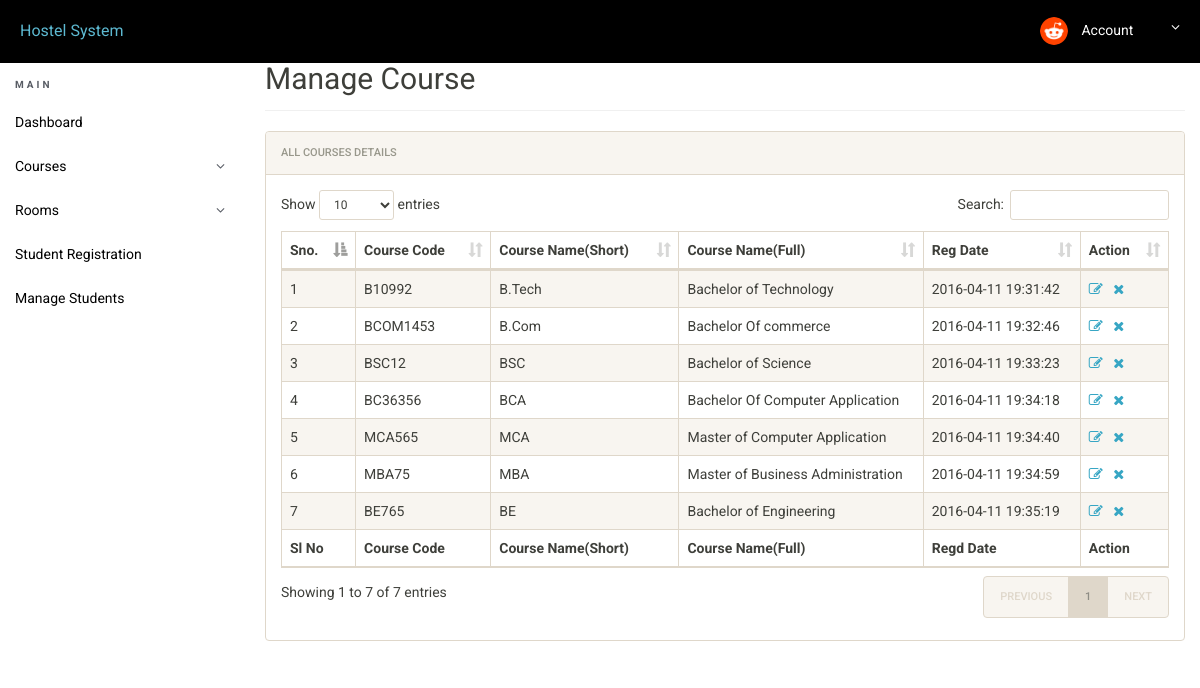
Before: /hostel/admin/manage-courses.php (signed in) with the older database file.
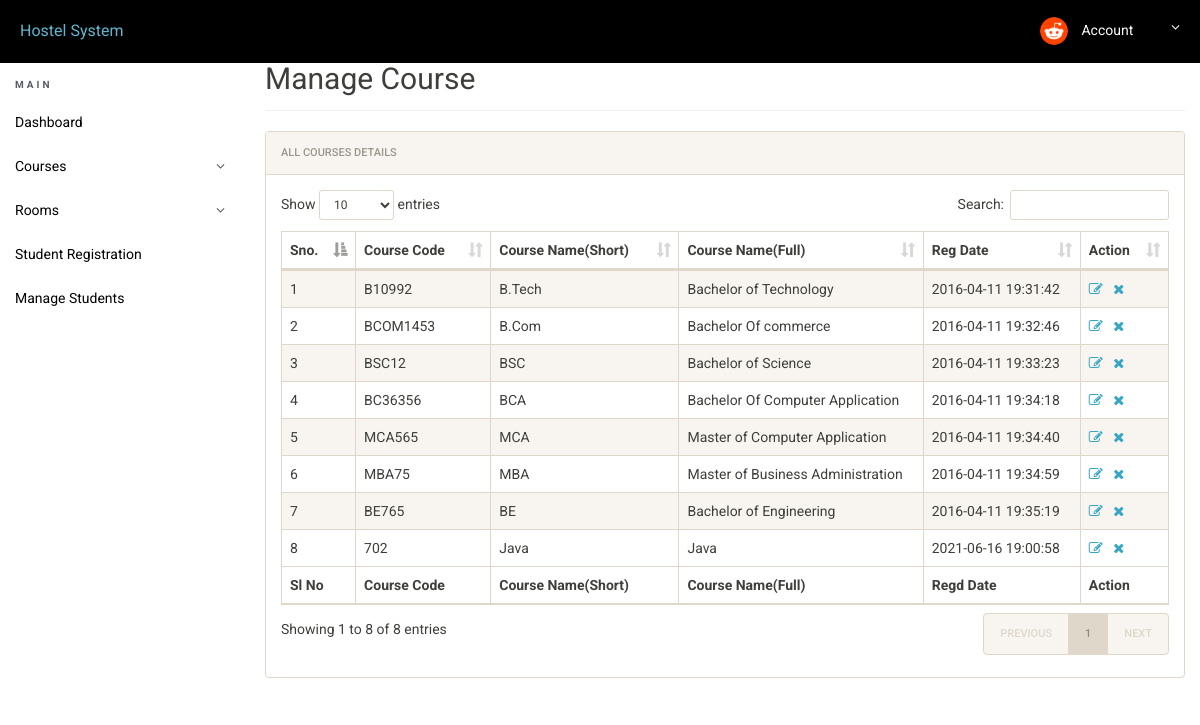
After: the same page with the newer database file.
### tables this page shows
CREATE TABLE `courses` (
  `id` int(11) NOT NULL,
  `course_code` varchar(255) DEFAULT NULL,
  `course_sn` varchar(255) DEFAULT NULL,
  `course_fn` varchar(255) DEFAULT NULL,
  `posting_date` timestamp NULL DEFAULT current_timestamp()
);

### hostel/admin/manage-courses.php (the view, shortened to what this page needs)
<?php
include('includes/config.php');
?>
<!doctype html>
<html lang="en" class="no-js">
<head>
	<link rel="stylesheet" href="css/font-awesome.min.css">
	<link rel="stylesheet" href="css/bootstrap.min.css">
	<link rel="stylesheet" href="css/dataTables.bootstrap.min.css">
	<link rel="stylesheet" href="css/bootstrap-social.css">
	<link rel="stylesheet" href="css/bootstrap-select.css">
	<link rel="stylesheet" href="css/fileinput.min.css">
	<link rel="stylesheet" href="css/awesome-bootstrap-checkbox.css">
	<link rel="stylesheet" href="css/style.css">
</head>
<body>
	<?php include('includes/header.php');?>
	<div class="ts-main-content">
			<?php include('includes/sidebar.php');?>
		<div class="content-wrapper">
			<div class="container-fluid">
				<div class="row">
					<div class="col-md-12">
						<h2 class="page-title" style="margin-top:4%">Manage Course</h2>
						<div class="panel panel-default">
							<div class="panel-heading">All Courses Details</div>
							<div class="panel-body">
								<table id="zctb" class="display table table-striped table-bordered table-hover" cellspacing="0" width="100%">
									<thead>
										<tr>
											<th>Sno.</th>
											<th>Course Code</th>
											<th>Course Name(Short)</th>
											<th>Course Name(Full)</th>
											<th>Reg Date </th>
											<th>Action</th>
										</tr>
									</thead>
									<tfoot>
										<tr>
											<th>Sl No</th>
											<th>Course Code</th>
											<th>Course Name(Short)</th>
											<th>Course Name(Full)</th>
											<th>Regd Date</th>
											<th>Action</th>										</tr>
									</tfoot>
									<tbody>
<?php
$ret="select * from courses";
$stmt= $mysqli->prepare($ret) ;
$stmt->execute() ;
$res=$stmt->get_result();
$cnt=1;
while($row=$res->fetch_object())
	  {
	  	?>
<tr><td><?php echo $cnt;;?></td>
<td><?php echo $row->course_code;?></td>
<td><?php echo $row->course_sn;?></td>
<td><?php echo $row->course_fn;?></td>
<td><?php echo $row->posting_date;?></td>
<td><a href="edit-course.php?id=<?php echo $row->id;?>"><i class="fa fa-edit"></i></a>&nbsp;&nbsp;
<a href="manage-courses.php?del=<?php echo $row->id;?>" onclick="return confirm("Do you want to delete");"><i class="fa fa-close"></i></a></td>
										</tr>
									<?php
$cnt=$cnt+1;
									 } ?>
									</tbody>
								</table>
							</div>
						</div>
					</div>
				</div>
			</div>
		</div>
	</div>
</body>
</html>

Changed rows visible on the page:
added courses: course_code "702", course_sn "Java", course_fn "Java", posting_date "2021-06-16 19:00:58"
Other visible differences:
text written by a page script: "Show entries Search: Showing 1 to 7 of 7 entries PREVIOUS 1 NEXT" → "Show entries Search: Showing 1 to 8 of 8 entries PREVIOUS 1 NEXT"
